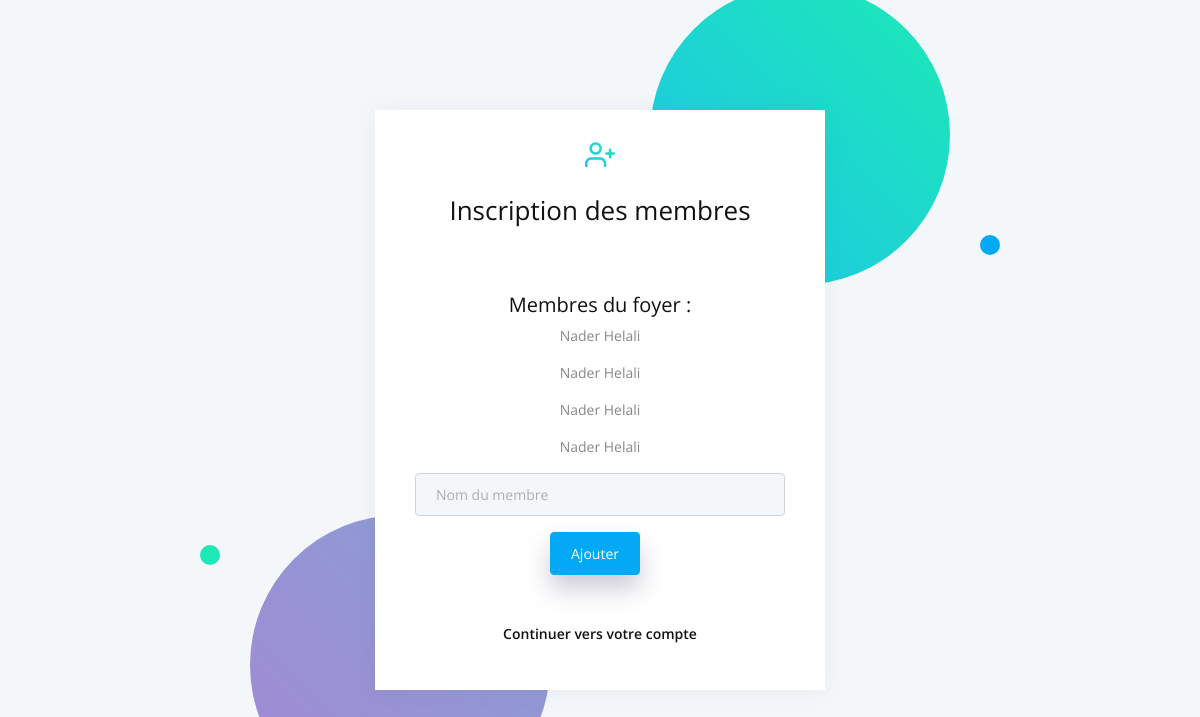
The app's page /5/membres with its own data.
### forms/models.py (models this page shows)
class Membre(models.Model):
    nom=models.CharField(max_length=100)

### forms/views.py (the view, shortened to what this page needs)
# urls.py: path("<int:id>/membres", views.membres),
def membres(response, id):
    c = Compte.objects.get(id=id)
    return render(response, "forms/membres.html", locals())

### forms/templates/forms/membres.html (shortened to what this page needs)
{% extends "./base-fullscreen.html" %}
{% block content %}
{% load crispy_forms_tags %}
<div class="auth-wrapper">
    <div class="auth-content">
        <div class="auth-bg">
            <span class="r s"></span>
            <span class="r s"></span>
        </div>
        <div class="card">
            <div class="card-body text-center">
                <div class="mb-4">
                    <i class="feather icon-user-plus auth-icon"></i>
                </div>
                <h3 class="mb-4">Inscription des membres</h3>
                <br />
                <br />
<form method="post" action="#">
	<h4>Membres du foyer :</h4>
	{% for m in c.membres.all %}
		<p>{{m.nom}}</p>
	{% endfor %}
    <div class="form-group col-auto">
        <input name ="nom" class="form-control" placeholder="Nom du membre">  </input>
    </div>
    <div class="col-auto">
    <button type="submit", name="newMembre", value="newMembre", class="btn btn-primary shadow-3 mb-5">
        Ajouter
    </button>
</div>
	<p><a href="/{{id}}/choix"> Continuer vers votre compte </p>
</form>
{%endblock%}

### records on screen
Membre: nom "Nader Helali"
Membre: nom "Nader Helali"
Membre: nom "Nader Helali"
Membre: nom "Nader Helali"
